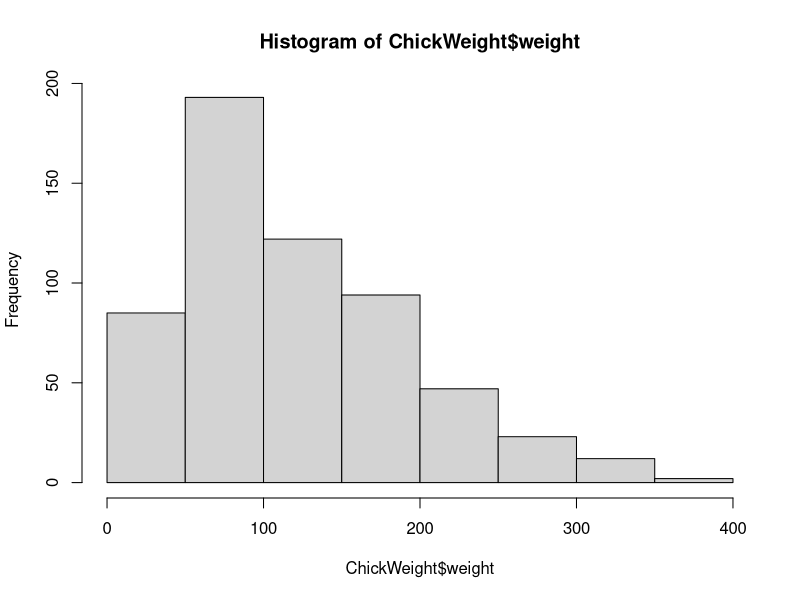
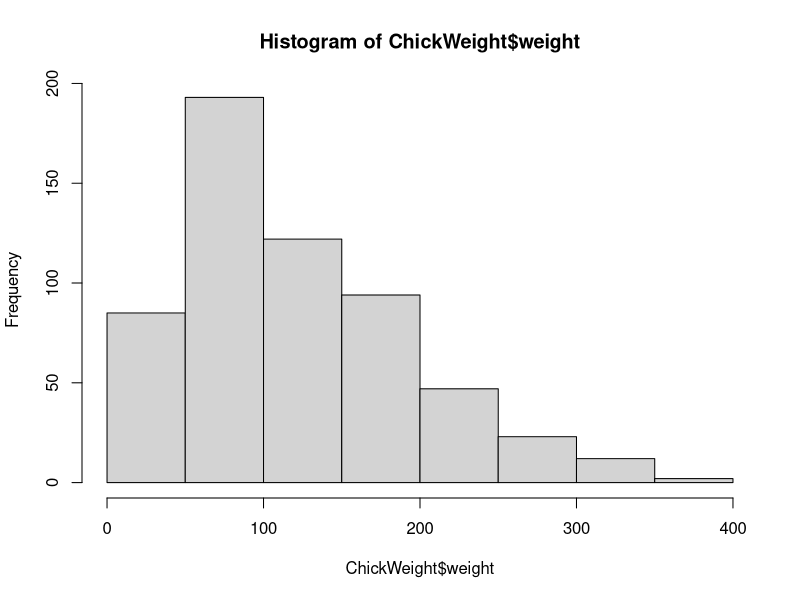

Reproduce these figures in R, in order.
## ---- chunk 1
# This is a code chunk. Everything included here will be interpreted as R code.
# (Specifying a unique chunk_name helps to keep track of your chunks later.) 

# R will evaluate the code in this chunk and print the result:
2 + 2
## ---- chunk 2
# R will not repeat this code in the output because I wrote echo = FALSE.
# It will only print the result of the code

# What is the mean weight of chickens?
mean(ChickWeight$weight)
## ---- chunk 3
# Now R will copy this code (including comments) and print the result 
# because this chunk did not set the option echo = FALSE.

# What is the mean weight of chickens?
mean(ChickWeight$weight)
## ---- chunk 4
hist(ChickWeight$weight)
## ---- chunk 5
hist(ChickWeight$weight)
## ---- chunk 6
diet.1.mean <- round(mean(ChickWeight$weight[ChickWeight$Diet == 1]), 2)
diet.4.mean <- round(mean(ChickWeight$weight[ChickWeight$Diet == 4]), 2)

diet.1.sd <- round(sd(ChickWeight$weight[ChickWeight$Diet == 1]), 2)
diet.4.sd <- round(sd(ChickWeight$weight[ChickWeight$Diet == 4]), 2)
## ---- chunk 7
# When requiring additional packages, you should ALWAYS load them explicitly 
# at the beginning of your markdown document: 
library("rmarkdown")
library("knitr")
